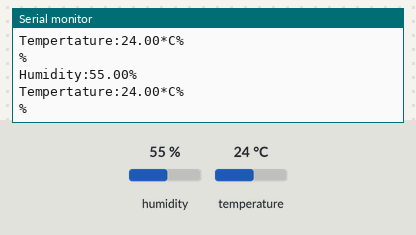
Bench run of a sketch on a simulated Arduino Uno, built with avr-gcc and run on an emulated ATmega328P. On the bench: the last lines printed to the serial monitor. The inputs (shaded band) are chosen by the test bench; at power-on: humidity 55 %, temperature 24 °C.

Above: at 2.8 s.
2.9 s: humidity set to 22 %
At 5.5 s:
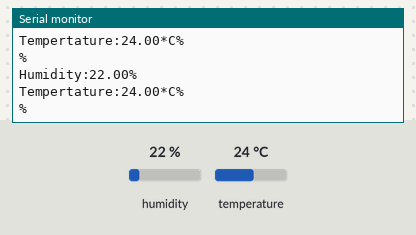
5.6 s: temperature set to 12 °C
At 7.5 s:
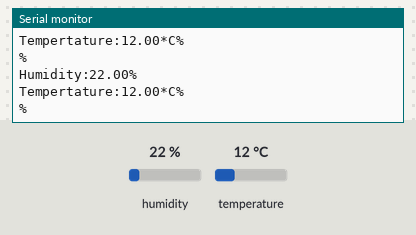
8.3 s: humidity set to 40 %
At 11.0 s:
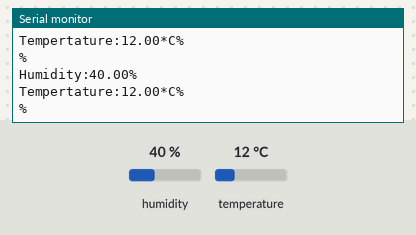
Timing chart, 0 to 12.5 s (numbered marks = the images above; inputs shaded):
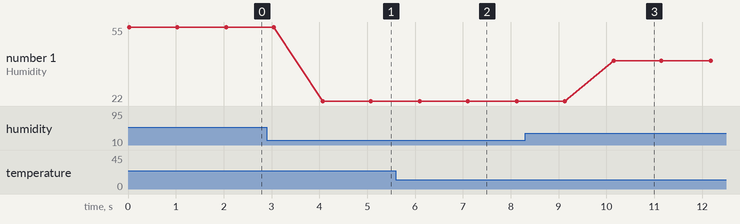

Measured:
- after the input at 2.9 s, the serial monitor: prints a new line after 1.2 s (image 1)
- after the input at 5.6 s, the serial monitor: prints a new line after 0.52 s (image 2)
- after the input at 8.3 s, the serial monitor: prints a new line after 1.9 s (image 3)
- plotted number 1: 55 → 22 after the input at 2.9 s, 22 → 40 after the input at 8.3 s

The sketch:

Humidity.ino
```cpp
#include <DHT.h>
#define DHTPIN 9
#define DHTTYPE DHT11

DHT dht(DHTPIN,DHTTYPE);

void setup()
{
  Serial.begin(9600);
  Serial.println("DHT11 Test");
  dht.begin();
}

void loop()
{
  float h= dht.readHumidity();
  float t= dht.readTemperature();
  Serial.print("Humidity:");
  Serial.print(h);
  Serial.print("%\n");
  Serial.print("Tempertature:");
  Serial.print(t);
  Serial.print("*C");
  Serial.print("%\n");
  Serial.print("%\n");
  delay(1000);
}
```
